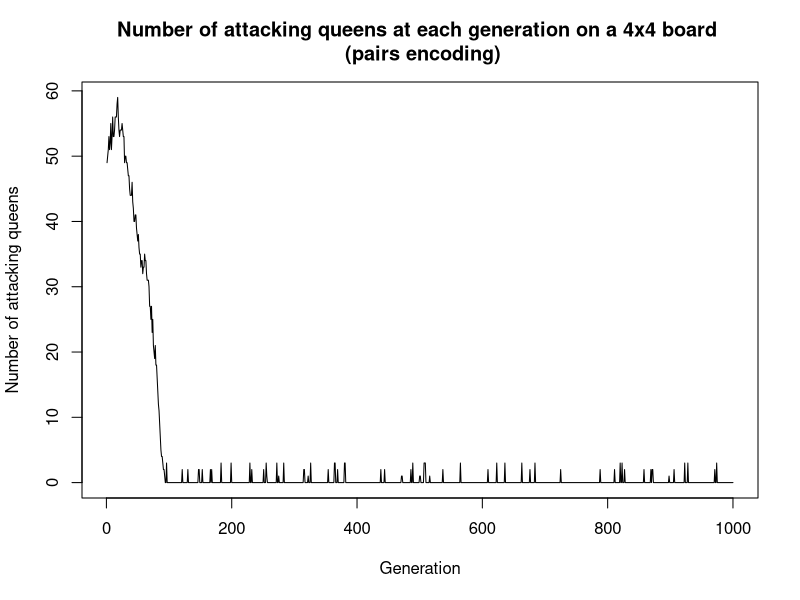
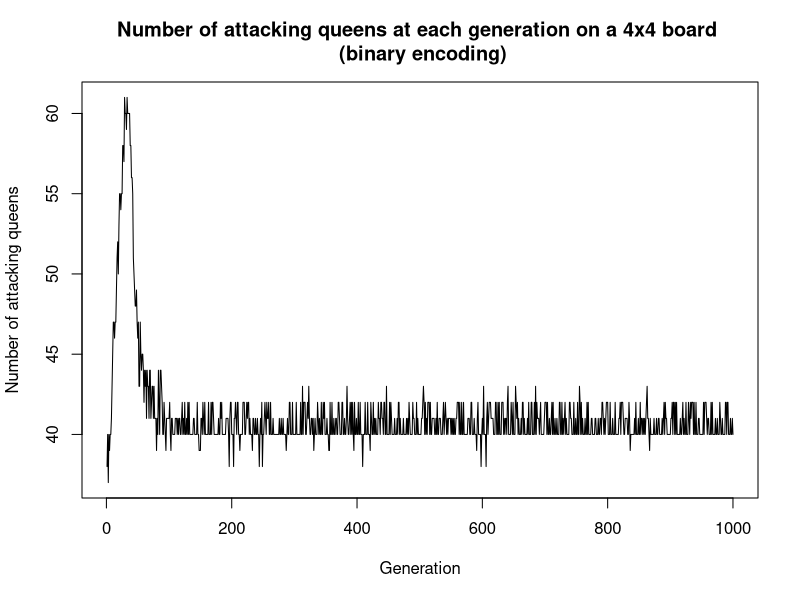
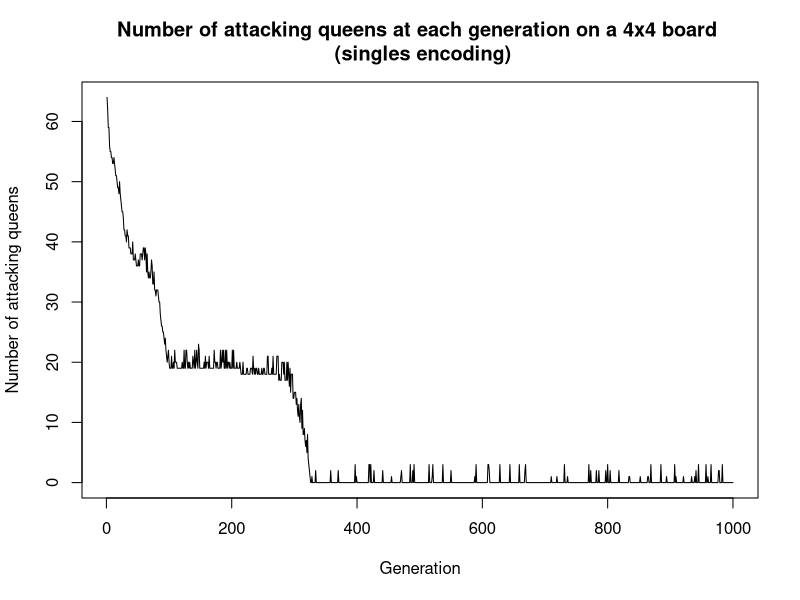
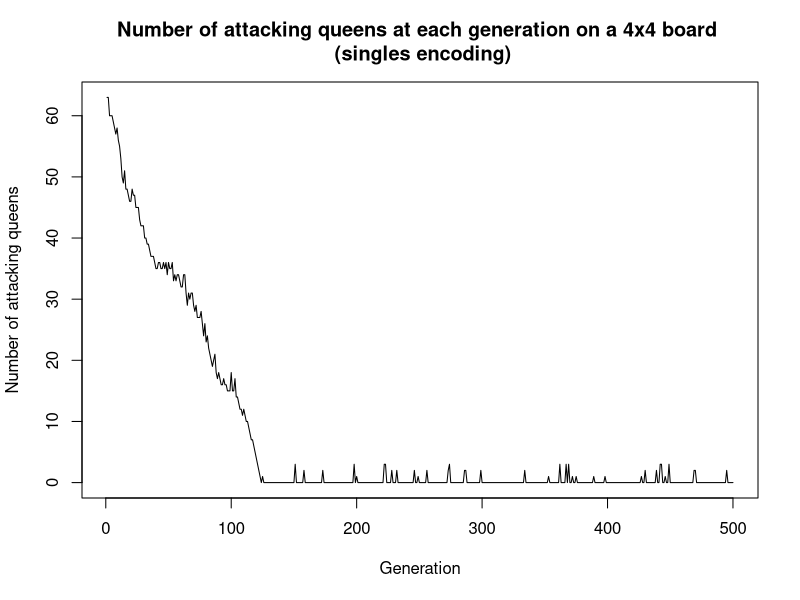
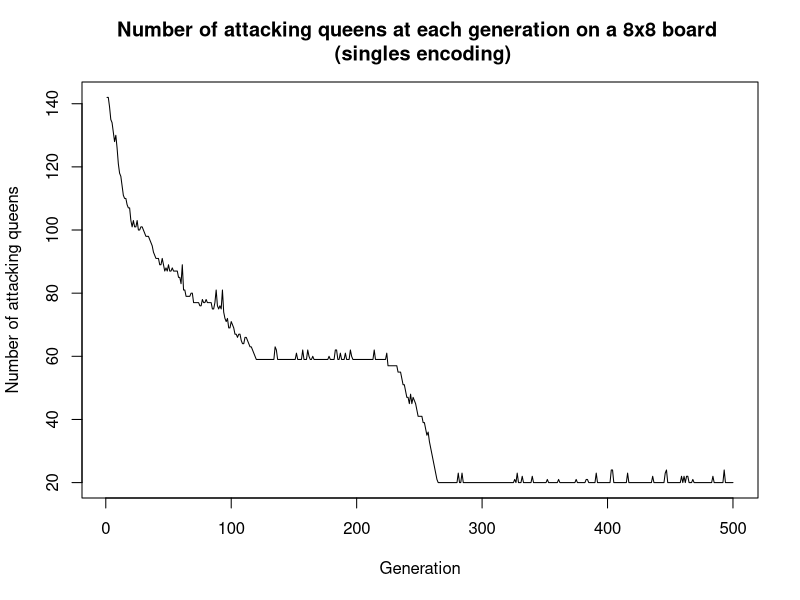
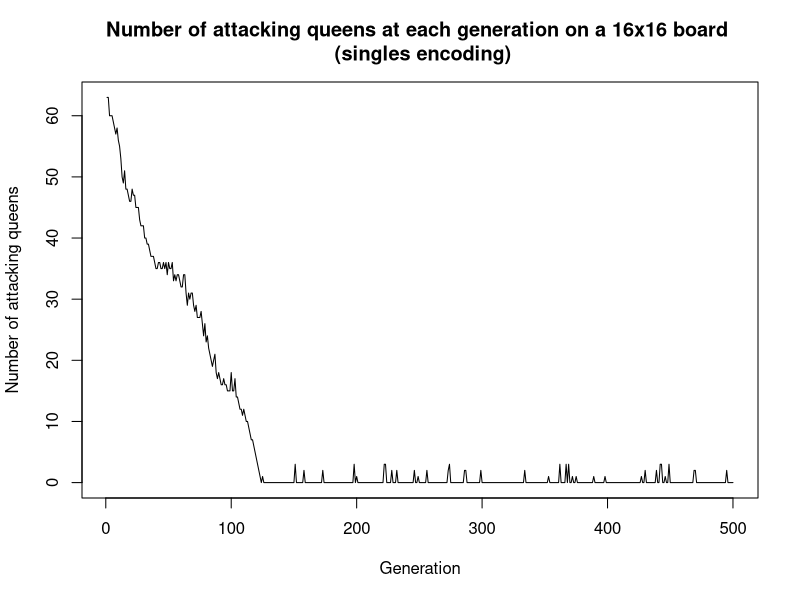
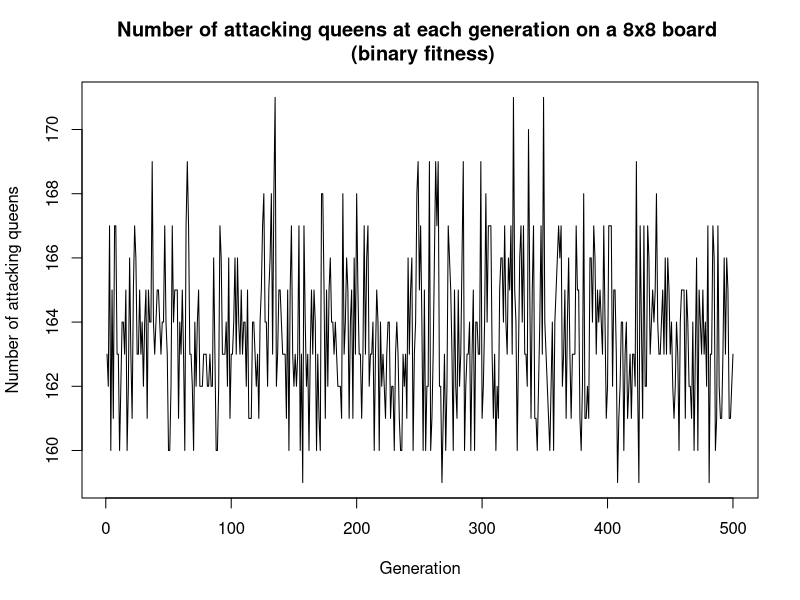
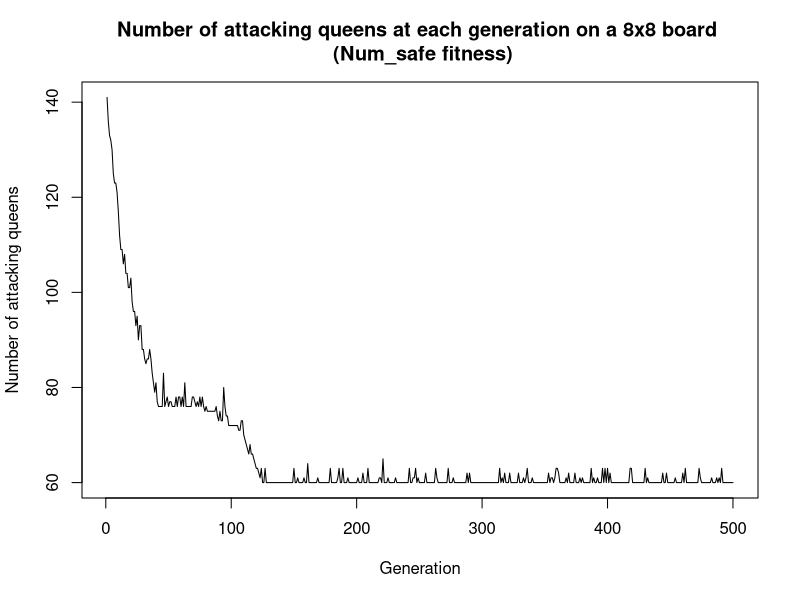

The R script that drew these images, in order: (Note: this script raises an error after producing the figures.)
## ---- chunk 1
knitr::opts_chunk$set(echo = FALSE)
## ---- chunk 2
BinToDec <- function(x){
  #https://stackoverflow.com/questions/12892348/convert-binary-string-to-binary-or-decimal-value
  sum(2^(which(rev(unlist(strsplit(as.character(x), "")) == 1))-1))
}

vizualize_board <- function(layout, n){
  #Given a layout, vizualizes the board
  if(typeof(layout) == "list" & is.null(ncol(layout))){
    #print("Binary")
    #Binary
    board <- matrix(nrow = n, ncol = n)
    #fill the board with 0s
    for (i in 1:nrow(board)){
      for (j in 1:ncol(board)){
        board[i,j] <- 0
      }
    }
    for (i in 1:n){
      board[i,BinToDec(layout[[i]])] <- 1
    }
    board <- t(board)
    #print(board)
  }else if(typeof(layout) == "integer" & is.null(ncol(layout))){
    #print("Singles")
    #Singles
    #fill the board with 0s
    board <- matrix(nrow = n, ncol = n)
    for (i in 1:n){
      for (j in 1:n){
        board[i,j] <- 0
      }
    }
    for (i in 1:n){
      board[i,layout[i]] <- 1
    }
    board <- t(board)
    #print(board)
  }else{
    #Pairs
    #print("Pairs")
    board <- matrix(nrow = n, ncol = n)
    #fill the board with 0s
    for (i in 1:nrow(board)){
      for (j in 1:ncol(board)){
        board[i,j] <- 0
      }
    }
    for (i in 1:nrow(layout)){
      board[layout[i,1], layout[i,2]] <- 1
    }
  }
  #Print the board in the console:
  for (i in 1:(nrow(board)*2)){
    cat("_")
  }
  cat("\n")
  for (i in 1:nrow(board)){
    cat("|")
    for (j in 1:ncol(board)){
      if(board[i,j] == 0){
        cat(" |")
      }else{
        cat("Q|")
      }
    }
    cat("\n")
  }
}
## ---- chunk 3
#################### PAIRS REPRESENTATION ####################

# Question 2 : Crossover

crossover <- function(layout1, layout2, p){
  #PAIRS (matrix)
  kid <- matrix(nrow = nrow(layout1), ncol = 2)
  for (i in 1:p){
    kid[i,] <- layout1[i,]
  }
  for (i in (p+1):nrow(layout2)){
    kid[i,] <- layout2[i,]
  }
  return(kid)
}

# Question 3 : Mutate

mutate <- function(layout,n){
  pair <- sample(n,1)
  layout[pair,1] <- sample(n,1)
  layout[pair,2] <- sample(n,1)
  #Disadvantages of this layout : can move to a location where there is already a queen 
  # --> Good or bad ? Good: simulate a queen "disappearing", bad: duplicates in the representation
  return(layout)
}

# Question 4 : Fitness

fitness <- function(layout, fitness_function, n){
  board <- matrix(nrow = n, ncol = n)
  #fill the board with 0s
  for (i in 1:n){
    for (j in 1:n){
      board[i,j] <- 0
    }
  }
  #fill the board with 1s where there are queens
  for (i in 1:n){
    board[layout[i,1], layout[i,2]] <- 1
  }
  #================================================================================
 #Convert the board to a list of coordinates 
  my_vec <- c()
  for(i in 1:n){
    for(j in 1:n){
      if(board[i,j]==1){
        my_vec <- c(my_vec, c(i,j))
      }
    }
  }
  if(length(my_vec) == 0){
    return(0)
  }
  points<-array( my_vec, dim=c(2,length(my_vec)/2))
  are_attacking_eachother <- function(Q1,Q2){
    #https://stackoverflow.com/questions/57239548/how-to-check-if-a-queen-is-under-attack-in-nqueens
    (Q1[1] == Q2[1] | Q1[2] == Q2[2] | Q1[1]-Q1[2] == Q2[1]-Q2[2] | Q1[1]+Q1[2] == Q2[1]+Q2[2])
  }
  fitness <- 0
  if(length(points)/2 == 1){
    if(fitness_function == "binary"){
      return(0)
    }else if(fitness_function == "num_safe"){
      return(1)
    }else{
      #number of attacking pairs
      return(0)
    }
  }else if(fitness_function == "binary"){
      for(queen in 1:((length(points)/2)-1)){
        for(other_queen in (queen+1):(length(points)/2)){
          Q1 <- c(points[1,queen], points[2,queen])
          Q2 <- c(points[1,other_queen], points[2,other_queen])
          if(are_attacking_eachother(Q1, Q2)){
            fitness <- 1
          }
        } 
      }
  }else if(fitness_function == "num_safe"){
    safe <- 0
     for(queen in 1:((length(points)/2)-1)){
        for(other_queen in (queen+1):(length(points)/2)){
          Q1 <- c(points[1,queen], points[2,queen])
          Q2 <- c(points[1,other_queen], points[2,other_queen])
          if(!are_attacking_eachother(Q1, Q2)){
            safe <- safe + 2
          }
        } 
     }
    #to scale to [0,1], we could divide by the max number of queens that can be safe
    fitness <- safe
  }else if(fitness_function == "num_attacking"){
    num_attacking <- 0
    for(queen in 1:((length(points)/2)-1)){
      for(other_queen in (queen+1):(length(points)/2)){
        Q1 <- c(points[1,queen], points[2,queen])
        Q2 <- c(points[1,other_queen], points[2,other_queen])
        if(are_attacking_eachother(Q1, Q2)){
          num_attacking <- num_attacking + 1
        }
      } 
    }
    fitness <- num_attacking
  }else{
      #(nC2 - number) of pairs of queens attacking each other.
      nc2 <- (n*(n-1)/2)
      num_attacking <- 0
      for(queen in 1:((length(points)/2)-1)){
        for(other_queen in (queen+1):(length(points)/2)){
          Q1 <- c(points[1,queen], points[2,queen])
          Q2 <- c(points[1,other_queen], points[2,other_queen])
          if(are_attacking_eachother(Q1, Q2)){
            fitness <- 1
          }
        } 
      }
      fitness <- (nc2 - num_attacking)
  }
  return(fitness)
}

# Question 5 : Genetic Algorithm

generate_random_layout_pairs <- function(n){
  pairs<-array(0, dim=c(n,2))
  for (i in 1:n){
    pairs[i,1] <- sample(n,1)
    pairs[i,2] <- sample(n,1)
  }
  return(pairs)
}

darwin_pairs <- function(n_generations, board_size, n_population, mutprob, fitness_function, crossover_p){
  ###### Initialization ######
  #generate random population
  population <- list()
  for(i in 1:n_population){
    population[[i]] <- generate_random_layout_pairs(board_size)
  }

  #calculate fitness of population
  fitnesses <- c()
  for(i in 1:n_population){
    fitnesses[i] <- fitness(population[[i]], fitness_function, board_size)
  }
  n_attacking_queens <- c()
  solutions <- list()
  ###### Genetic Algorithm ######
  for(generation in 1:n_generations){

    #Two individuals are randomly sampled from the current population, 
    # they are further used as parents
    parents <- sample(population, 2, replace = FALSE)

    #One individual with the smallest fitness is selected from the current population,
    # this will be the victim
    victim <- population[which.min(fitnesses)]
    victim_idx <- which.min(fitnesses)
    #The two sampled parents are to produce a kid by crossover
    kid <- crossover(parents[[1]], parents[[2]], p=crossover_p)

    #this kid should be mutated with probability mutprob
    if(runif(1) < mutprob){
      kid <- mutate(kid, board_size)
    }

    #The victim is replaced by the kid in the population
    population[[victim_idx]] <- kid

    #Do not forget to update the vector of fitness values of the population
    fitnesses[victim_idx] <- fitness(kid, fitness_function, board_size)

    #Remember the number of pairs of queens attacking each other at the given iteration
    attacking_queens <- 0
    for(i in 1:n_population){
      attacking_queens <- attacking_queens + fitness(population[[i]], "num_attacking", board_size)
      if(fitness(population[[i]], "num_attacking", board_size) == 0){
        solutions[[length(solutions)+1]] <- population[[i]]
      }
    }
    n_attacking_queens <- c(n_attacking_queens, attacking_queens)

  }
  return(list(n_attacking_queens = n_attacking_queens, solutions = solutions))
}

## ---- chunk 4
# Question 6 : Legal Configuration
res_pairs <- darwin_pairs(n_generations = 1000, 
                          board_size =  4, 
                          n_population = 20, 
                          mutprob = 0.1, 
                          fitness_function = "num_safe",
                          crossover_p = 2)

cat("found", length(res_pairs$solutions), "legal configurations \n")
cat("Example of a legal configuration : \n")
if(length(res_pairs$solutions) > 0){
  vizualize_board(res_pairs$solutions[[1]], 4)
}
## ---- chunk 5
# Question 7 : Plot
plot(res_pairs$n_attacking_queens, type="l", xlab="Generation", ylab="Number of attacking queens")
title("Number of attacking queens at each generation on a 4x4 board \n (pairs encoding)")

## ---- chunk 6
################### Binary Representation ###################

# Question 2 : Crossover

crossover <- function(layout1, layout2, p){
  #p < log2(n)/2
  kid <- list()
  for (i in 1:p){
    kid[[i]] <- layout1[[i]]
  }
  for (i in (p+1):length(layout2)){
    kid[[i]] <- layout2[[i]]
  }
  return(kid)
}

# Question 3 : Mutate

mutate <- function(layout,n){
    #randomly select a binary string
    binary_string <- sample(1:length(layout), 1)
    #randomly select a bit in the binary string
    bit <- sample(1:length(layout[[binary_string]]), 1)
    #flip the bit
    layout[[binary_string]][bit] <- abs(layout[[binary_string]][bit] - 1)
    return(layout)
}

# Question 4 : Fitness

fitness <- function(layout, fitness_function, n){
  #Very twisted and inefficient way of doing things, to be modified
  board <- matrix(nrow = n, ncol = n)
  #fill the board with 0s
  for (i in 1:nrow(board)){
    for (j in 1:ncol(board)){
      board[i,j] <- 0
    }
  }
  for (i in 1:length(layout)){
    board[i, BinToDec(layout[[i]])] <- 1
  }
  board <- t(board) 

  #================================================================================
  #At this point, the board var should contain a matrix on the state of the board, with 1s for queens and 0s for empty spaces
  #Convert the board to a list of coordinates 
  my_vec <- c()
  for(i in 1:n){
    for(j in 1:n){
      if(board[i,j]==1){
        my_vec <- c(my_vec, c(i,j))
      }
    }
  }
  if(length(my_vec) == 0){
    return(0)
  }
  points<-array( my_vec, dim=c(2,length(my_vec)/2))
  are_attacking_eachother <- function(Q1,Q2){
    #https://stackoverflow.com/questions/57239548/how-to-check-if-a-queen-is-under-attack-in-nqueens
    (Q1[1] == Q2[1] | Q1[2] == Q2[2] | Q1[1]-Q1[2] == Q2[1]-Q2[2] | Q1[1]+Q1[2] == Q2[1]+Q2[2])
  }
  fitness <- 0
  #If only one queen on the board:
  if(length(points)/2 <= 1){
    if(fitness_function == "binary"){
      return(0)
    }else if(fitness_function == "num_safe"){
      return(length(points)/2)
    }else{ #number of attacking pairs
      return(0)
    }
    
  }else if(fitness_function == "binary"){
      for(queen in 1:((length(points)/2)-1)){
        for(other_queen in (queen+1):(length(points)/2)){
          Q1 <- c(points[1,queen], points[2,queen])
          Q2 <- c(points[1,other_queen], points[2,other_queen])
          if(are_attacking_eachother(Q1, Q2)){
            fitness <- 1
          }
        } 
      }
  }else if(fitness_function == "num_safe"){
    safe <- 0
     for(queen in 1:((length(points)/2)-1)){
        for(other_queen in (queen+1):(length(points)/2)){
          Q1 <- c(points[1,queen], points[2,queen])
          Q2 <- c(points[1,other_queen], points[2,other_queen])
          if(!are_attacking_eachother(Q1, Q2)){
            safe <- safe + 2
          }
        } 
     }
    #to scale to [0,1], we can divide by the max number of queens that can be safe
    fitness <- safe
    
  }else if(fitness_function == "num_attacking"){
    num_attacking <- 0
    for(queen in 1:((length(points)/2)-1)){
      for(other_queen in (queen+1):(length(points)/2)){
        Q1 <- c(points[1,queen], points[2,queen])
        Q2 <- c(points[1,other_queen], points[2,other_queen])
        if(are_attacking_eachother(Q1, Q2)){
          num_attacking <- num_attacking + 1
        }
      } 
    }
    fitness <- num_attacking
  }else{
      #(nC2 - number) of pairs of queens attacking each other.
      nc2 <- (n*(n-1)/2)
      num_attacking <- 0
      for(queen in 1:((length(points)/2)-1)){
        for(other_queen in (queen+1):(length(points)/2)){
          Q1 <- c(points[1,queen], points[2,queen])
          Q2 <- c(points[1,other_queen], points[2,other_queen])
          if(are_attacking_eachother(Q1, Q2)){
            fitness <- 1
          }
        } 
      }
      fitness <- nc2 - num_attacking
  }
  return(fitness)
}

# Question 5 : Genetic Algorithm

generate_random_layout_binary <- function(n){
  #Only works for n powers of 2, otherwise it can produces queens outside of the board
  layout <- list()
  for (i in 1:n){
    layout[[i]] <- sample(0:1, ceiling(log2(n)), replace = TRUE)
  }
  return(layout)
}

darwin_bin <- function(n_generations, board_size, n_population, mutprob, fitness_function, crossover_p){

  #generate random population
  population <- list()
  for(i in 1:n_population){
    population[[i]] <- generate_random_layout_binary(board_size)
  }

  #calculate fitness of population
  fitnesses <- c()
  for(i in 1:n_population){
    fitnesses[i] <- fitness(population[[i]], fitness_function, board_size)
  }
  n_attacking_queens <- c()
  solutions <- list()
  ###### Genetic Algorithm ######
  for(generation in 1:n_generations){
    #Two individuals are randomly sampled from the current population, they are further used as parents
    parents <- sample(population, 2, replace = FALSE)

    #One individual with the smallest fitness is selected from the current population, this will be the victim
    victim <- population[which.min(fitnesses)][[1]]
    victim_idx <- which.min(fitnesses)

    #The two sampled parents are to produce a kid by crossover
    kid <- crossover(parents[[1]], parents[[2]], p=crossover_p)
    #this kid should be mutated with probability mutprob
    if(runif(1) < mutprob){
      kid <- mutate(kid, board_size)
    }
    #The victim is replaced by the kid in the population
  
    population[[victim_idx]] <- kid

    #Do not forget to update the vector of fitness values of the population
    fitnesses[victim_idx] <- fitness(kid, fitness_function, board_size)

  #Remember the number of pairs of queens attacking each other at the given iteration
    attacking_queens <- 0
    for(i in 1:n_population){
      attacking_queens <- attacking_queens + fitness(population[[i]], "num_attacking", board_size)
      if(fitness(population[[i]], "num_attacking", board_size) == 0){
        solutions[[length(solutions)+1]] <- population[[i]]
      }
    }
    n_attacking_queens <- c(n_attacking_queens, attacking_queens)

  }
  return(list(n_attacking_queens = n_attacking_queens, solutions = solutions))
}

## ---- chunk 7
# Question 6 : Legal Configuration
res_bin <- darwin_bin(n_generations = 1000, 
                          board_size =  4, 
                          n_population = 20, 
                          mutprob = 0.1, 
                          fitness_function = "num_safe",
                          crossover_p = 1) #Bin rep so 2bits only

cat("found", length(res_bin$solutions), "legal configurations \n")
cat("Example of a legal configuration : \n")
if(length(res_bin$solutions) > 0){
  vizualize_board(res_bin$solutions[[1]], 4)
}
## ---- chunk 8
# Question 7 : Plot
plot(res_bin$n_attacking_queens, type="l", xlab="Generation", ylab="Number of attacking queens")
title("Number of attacking queens at each generation on a 4x4 board \n (binary encoding)")

## ---- chunk 9
################### Singles Representation ###################

# Question 2 : Crossover

crossover <- function(layout1, layout2, p){
  kid <- c()
    for (i in 1:p){
      kid <- c(kid , layout1[i])
    }
    for (i in (p+1):length(layout2)){
      kid <- c(kid , layout2[i])
    }
    return(kid)
}

# Question 3 : Mutate

mutate <- function(layout,n){
    row <- sample(n,1)
    layout[row] <- sample(n,1)
    #Disadvantages of this method : a queen can only be moved within a column, and it can also not be moved at all
    return(layout)
}

# Question 4 : Fitness

fitness <- function(layout, fitness_function, n){
  #Very twisted and inefficient way of doing things, to be modified
  board <- matrix(nrow = n, ncol = n)
  #fill the board with 0s
  for (i in 1:n){
    for (j in 1:n){
      board[i,j] <- 0
    }
  }
  for (i in 1:n){
    board[i,layout[i]] <- 1
  }
  board <- t(board)
  #================================================================================
  #At this point, the board var should contain a matrix on the state of the board, with 1s for queens and 0s for empty spaces
  #Convert the board to a list of coordinates 
  my_vec <- c()
  for(i in 1:n){
    for(j in 1:n){
      if(board[i,j]==1){
        my_vec <- c(my_vec, c(i,j))
      }
    }
  }
  if(length(my_vec) == 0){
    return(0)
  }
  points<-array( my_vec, dim=c(2,length(my_vec)/2))
  are_attacking_eachother <- function(Q1,Q2){
    #https://stackoverflow.com/questions/57239548/how-to-check-if-a-queen-is-under-attack-in-nqueens
    (Q1[1] == Q2[1] | Q1[2] == Q2[2] | Q1[1]-Q1[2] == Q2[1]-Q2[2] | Q1[1]+Q1[2] == Q2[1]+Q2[2])
  }
  fitness <- 0
  #If only one queen on the board:
  if(length(points)/2 <= 1){
    if(fitness_function == "binary"){
      return(0)
    }else if(fitness_function == "num_safe"){
      return(length(points)/2)
    }else{ #number of attacking pairs
      return(0)
    }
  }else if(fitness_function == "binary"){
      for(queen in 1:((length(points)/2)-1)){
        for(other_queen in (queen+1):(length(points)/2)){
          Q1 <- c(points[1,queen], points[2,queen])
          Q2 <- c(points[1,other_queen], points[2,other_queen])
          if(are_attacking_eachother(Q1, Q2)){
            fitness <- 1
          }
        } 
      }
  }else if(fitness_function == "num_safe"){
    safe <- 0
     for(queen in 1:((length(points)/2)-1)){
        for(other_queen in (queen+1):(length(points)/2)){
          Q1 <- c(points[1,queen], points[2,queen])
          Q2 <- c(points[1,other_queen], points[2,other_queen])
          if(!are_attacking_eachother(Q1, Q2)){
            safe <- safe + 2
          }
        } 
     }
    #to scale to [0,1], we can divide by the max number of queens that can be safe
    fitness <- safe
  }else if(fitness_function == "num_attacking"){
    num_attacking <- 0
    for(queen in 1:((length(points)/2)-1)){
      for(other_queen in (queen+1):(length(points)/2)){
        Q1 <- c(points[1,queen], points[2,queen])
        Q2 <- c(points[1,other_queen], points[2,other_queen])
        if(are_attacking_eachother(Q1, Q2)){
          num_attacking <- num_attacking + 1
        }
      } 
    }
    fitness <- num_attacking
  }else{
      #(nC2 - number) of pairs of queens attacking each other.
      nc2 <- (n*(n-1)/2)
      num_attacking <- 0
      for(queen in 1:((length(points)/2)-1)){
        for(other_queen in (queen+1):(length(points)/2)){
          Q1 <- c(points[1,queen], points[2,queen])
          Q2 <- c(points[1,other_queen], points[2,other_queen])
          if(are_attacking_eachother(Q1, Q2)){
            fitness <- 1
          }
        } 
      }
      fitness <- (nc2 - num_attacking)
  }
  return(fitness)
}

# Question 5 : Genetic Algorithm

generate_random_layout_singles <- function(n){
  layout <- c()
  for (i in 1:n){
    layout[i] <- sample(1:n,1)
  }
  return(layout)
}

darwin_singles <- function(n_generations, board_size, n_population, mutprob, fitness_function, crossover_p){

  #generate random population
  population <- list()
  for(i in 1:n_population){
    population[[i]] <- generate_random_layout_singles(board_size)
  }

  #calculate fitness of population
  fitnesses <- c()
  for(i in 1:n_population){
    fitnesses[i] <- fitness(population[[i]], fitness_function, board_size)
  }
  n_attacking_queens <- c()
  solutions <- list()
  ###### Genetic Algorithm ######
  for(generation in 1:n_generations){
    #Two individuals are randomly sampled from the current population, they are further used as parents
    parents <- sample(population, 2, replace = FALSE)

    #One individual with the smallest fitness is selected from the current population, this will be the victim
    victim <- population[which.min(fitnesses)][[1]]
    victim_idx <- which.min(fitnesses)

    #The two sampled parents are to produce a kid by crossover
    kid <- crossover(parents[[1]], parents[[2]], p=crossover_p)
    #this kid should be mutated with probability mutprob
    if(runif(1) < mutprob){
      kid <- mutate(kid, board_size)
    }
    #The victim is replaced by the kid in the population
  
    population[[victim_idx]] <- kid

    #Do not forget to update the vector of fitness values of the population
    fitnesses[victim_idx] <- fitness(kid, fitness_function, board_size)

  #Remember the number of pairs of queens attacking each other at the given iteration
    attacking_queens <- 0
    for(i in 1:n_population){
      attacking_queens <- attacking_queens + fitness(population[[i]], "num_attacking", board_size)
      if(fitness(population[[i]], "num_attacking", board_size) == 0){
        solutions[[length(solutions)+1]] <- population[[i]]
      }
    }
    n_attacking_queens <- c(n_attacking_queens, attacking_queens)
  }
  return(list(n_attacking_queens = n_attacking_queens, solutions = solutions))
}

## ---- chunk 10
# Question 6 : Legal Configuration
res_sin <- darwin_singles(n_generations = 1000,
                          board_size = 4,
                          n_population = 20,
                          mutprob = 0.1,
                          fitness_function ="num_safe",
                          crossover_p = 2)

cat("found", length(res_sin$solutions), "legal configurations \n")
cat("Example of a legal configuration : \n")
if(length(res_sin$solutions) > 0){
  vizualize_board(res_sin$solutions[[1]], 4)
}
## ---- chunk 11
# Question 7 : Plot
plot(res_sin$n_attacking_queens, type = "l", xlab = "Generation", ylab = "Number of attacking queens")
title("Number of attacking queens at each generation on a 4x4 board \n (singles encoding)")
## ---- chunk 12

# n = 4
start_time <- Sys.time()
res_sin4 <- darwin_singles(n_generations = 500,
                           board_size = 4,
                           n_population = 20,
                           mutprob =0.1,
                           fitness_function = "num_safe",
                           crossover_p = 2)
end_time <- Sys.time()

cat("N = 4 : found", length(res_sin4$solutions), "legal configurations")
cat("\n")
cat("time taken:", end_time - start_time, "seconds")
cat("\n")
plot(res_sin4$n_attacking_queens, type = "l", xlab = "Generation", ylab = "Number of attacking queens")
title("Number of attacking queens at each generation on a 4x4 board \n (singles encoding)")

# n = 8
start_time <- Sys.time()
res_sin8 <- darwin_singles(n_generations = 500,
                           board_size = 8,
                           n_population = 20,
                           mutprob =0.1,
                           fitness_function = "num_safe",
                           crossover_p = 4)
end_time <- Sys.time()

cat("N = 8 : found", length(res_sin8$solutions), "legal configurations")
cat("\n")
cat("time taken:", end_time - start_time, "seconds")
cat("\n")
plot(res_sin8$n_attacking_queens, type = "l", xlab = "Generation", ylab = "Number of attacking queens")
title("Number of attacking queens at each generation on a 8x8 board \n (singles encoding)")

# n = 16
start_time <- Sys.time()
res_sin16 <- darwin_singles(n_generations = 500,
                           board_size = 16,
                           n_population = 20,
                           mutprob =0.1,
                           fitness_function = "num_safe",
                           crossover_p = 8)
end_time <- Sys.time()

cat("N = 16 : found", length(res_sin16$solutions), "legal configurations")
cat("\n")
cat("time taken:", end_time - start_time, "seconds")
cat("\n")
plot(res_sin4$n_attacking_queens, type = "l", xlab = "Generation", ylab = "Number of attacking queens")
title("Number of attacking queens at each generation on a 16x16 board \n (singles encoding)")

## ---- chunk 13

# Binary
start_time <- Sys.time()
res_sinA <- darwin_singles(n_generations = 500,
                           board_size = 8,
                           n_population = 20,
                           mutprob =0.1,
                           fitness_function = "binary",
                           crossover_p = 4)
end_time <- Sys.time()

cat("Binary: found", length(res_sinA$solutions), "legal configurations")
cat("\n")
cat("time taken:", end_time - start_time, "seconds")
cat("\n")
plot(res_sinA$n_attacking_queens, type = "l", xlab = "Generation", ylab = "Number of attacking queens")
title("Number of attacking queens at each generation on a 8x8 board \n (binary fitness)")

# Number of Safe Queens
start_time <- Sys.time()
res_sinB <- darwin_singles(n_generations = 500,
                           board_size = 8,
                           n_population = 20,
                           mutprob =0.1,
                           fitness_function = "num_safe",
                           crossover_p = 4)
end_time <- Sys.time()

cat("Num_safe : found", length(res_sinB$solutions), "legal configurations")
cat("\n")
cat("time taken:", end_time - start_time, "seconds")
cat("\n")
plot(res_sinB$n_attacking_queens, type = "l", xlab = "Generation", ylab = "Number of attacking queens")
title("Number of attacking queens at each generation on a 8x8 board \n (Num_safe fitness)")

# n = 16
start_time <- Sys.time()
res_sinC <- darwin_singles(n_generations = 500,
                           board_size = 8,
                           n_population = 20,
                           mutprob =0.1,
                           fitness_function = "other",
                           crossover_p = 4)
end_time <- Sys.time()

cat("nC2 - num_attacking : found", length(res_sinC$solutions), "legal configurations")
cat("\n")
cat("time taken:", end_time - start_time, "seconds")
cat("\n")
plot(res_sinC$n_attacking_queens, type = "l", xlab = "Generation", ylab = "Number of attacking queens")
title("Number of attacking queens at each generation on a 8x8 board \n (nC2 - num_attacking fitness)")

## ---- chunk 14

# mutprob= 0.1
start_time <- Sys.time()
res_sinA <- darwin_singles(n_generations = 1000,
                           board_size = 8,
                           n_population = 20,
                           mutprob =0.1,
                           fitness_function = "num_safe",
                           crossover_p = 4)
end_time <- Sys.time()

cat("mutprob= 0.1: found", length(res_sinA$solutions), "legal configurations")
cat("\n")
cat("time taken:", end_time - start_time, "seconds")
cat("\n")
plot(res_sinA$n_attacking_queens, type = "l", xlab = "Generation", ylab = "Number of attacking queens")
title("Number of attacking queens at each generation on a 8x8 board \n (mutprob= 0.1)")

# mutprob= 0.5
start_time <- Sys.time()
res_sinB <- darwin_singles(n_generations = 1000,
                           board_size = 8,
                           n_population = 20,
                           mutprob= 0.5,
                           fitness_function = "num_safe",
                           crossover_p = 4)
end_time <- Sys.time()

cat("mutprob= 0.5: found", length(res_sinB$solutions), "legal configurations")
cat("\n")
cat("time taken:", end_time - start_time, "seconds")
cat("\n")
plot(res_sinB$n_attacking_queens, type = "l", xlab = "Generation", ylab = "Number of attacking queens")
title("Number of attacking queens at each generation on a 8x8 board \n (mutprob= 0.5)")

# mutprob= 0.9
start_time <- Sys.time()
res_sinC <- darwin_singles(n_generations = 1000,
                           board_size = 8,
                           n_population = 20,
                           mutprob= 0.9,
                           fitness_function = "num_safe",
                           crossover_p = 4)
end_time <- Sys.time()

cat("mutprob= 0.9: found", length(res_sinC$solutions), "legal configurations")
cat("\n")
cat("time taken:", end_time - start_time, "seconds")
cat("\n")
plot(res_sinC$n_attacking_queens, type = "l", xlab = "Generation", ylab = "Number of attacking queens")
title("Number of attacking queens at each generation on a 8x8 board \n (mutprob= 0.9)")

## ---- chunk 15
# 2.1
data <- read.csv2("censoredproc.csv")

par(mfrow=c(1,3))

# histogram of all data
hist(as.numeric(data[,1]), freq=F, main="Histogram of all data")

# histogram of data with cens=1
hist(as.numeric(data[which(data[,2]==1),1]), freq=F, main="Histogram of cens=1 data")

# histogram of data with cens=2
hist(as.numeric(data[which(data[,2]==2),1]), freq=F, main="Histogram of cens=2 data")

min(as.numeric(data[which(data[,2]==1),1]))
min(as.numeric(data[which(data[,2]==2),1]))

## ---- chunk 16
# 2.4

# uncensored and censored number of observations
n <- length(which(data[,2]==1))
m <- length(which(data[,2]==2))

# uncensored and censored observations
x <- as.numeric(data[which(data[,2]==1),1])
z <- as.numeric(data[which(data[,2]==2),1])

# starting lambda value and stopping condition
lambda <- 100
stop <- 0.001

# EM algorithm
E_loglik <- function(lambda){
  (n * log(lambda)) - n + (m * log(lambda)) - lambda * m * ( 1/lambda - z/(exp(lambda*z -1))) -
    (sum(log(1-exp(-lambda*z))))
}

current_id <- 1
max_id <- 1000
L <- c(-Inf)

while(current_id < max_id){
  q <- (1/(1-exp(-lambda * z)))*((1/lambda) -(z + (1/lambda))* xp(-lambda * z))
  L <- c(L,Exp_llik(lambda)) # loglik
  
  if(abs(L[current_id+1] - L[current_id]) <=stop){
    cat("Lambda found = ", lambda,"\nLog likelihood = " , L[current_id+1])
    break
  }
  lambda <- optim(lambda, E_loglik, method="Brent")[[1]]
  current_id <- current_id +1
}
## ---- chunk 17
#2.5

lambda <- # value

hist(as.numeric(data[,1]), freq=F, main="Histogram of all data")
lines(density(as.numeric(data[,1]), adjust = 1/lambda), lwd = 2)

hist(as.numeric(data[which(data[,2]==1),1]), freq=F, main="Histogram of cens=1 data")
lines(density(as.numeric(data[which(data[,2]==1),1]), adjust = 1/lambda), lwd = 2)

## ---- chunk 18
#2.6
